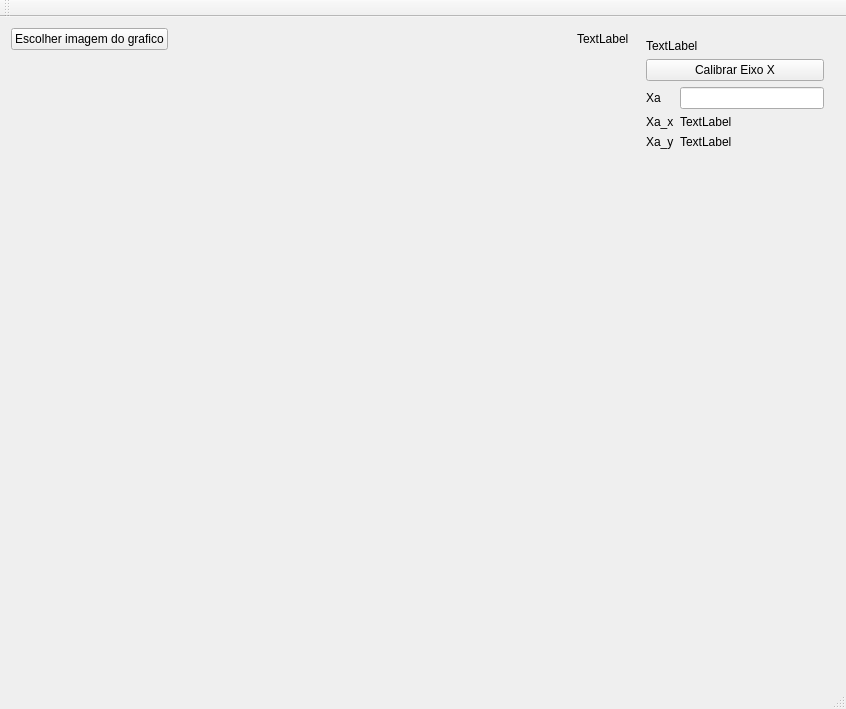
<?xml version="1.0" encoding="UTF-8"?>
<ui version="4.0">
 <class>MainWindow</class>
 <widget class="QMainWindow" name="MainWindow">
  <property name="geometry">
   <rect>
    <x>0</x>
    <y>0</y>
    <width>846</width>
    <height>709</height>
   </rect>
  </property>
  <property name="windowTitle">
   <string>MainWindow</string>
  </property>
  <widget class="QWidget" name="centralWidget">
   <layout class="QVBoxLayout" name="verticalLayout">
    <item>
     <layout class="QHBoxLayout" name="horizontalLayout">
      <item>
       <layout class="QGridLayout" name="gridLayout_2">
        <item row="0" column="0">
         <layout class="QGridLayout" name="gridLayout">
          <item row="0" column="1">
           <spacer name="horizontalSpacer">
            <property name="orientation">
             <enum>Qt::Horizontal</enum>
            </property>
            <property name="sizeHint" stdset="0">
             <size>
              <width>40</width>
              <height>20</height>
             </size>
            </property>
           </spacer>
          </item>
          <item row="0" column="0">
           <widget class="QPushButton" name="btOpenImage">
            <property name="text">
             <string>Escolher imagem do grafico</string>
            </property>
           </widget>
          </item>
          <item row="0" column="2">
           <widget class="QLabel" name="message">
            <property name="text">
             <string>TextLabel</string>
            </property>
           </widget>
          </item>
         </layout>
        </item>
        <item row="1" column="0">
         <widget class="QWidget" name="canvasWidget" native="true">
          <property name="sizePolicy">
           <sizepolicy hsizetype="Preferred" vsizetype="Expanding">
            <horstretch>0</horstretch>
            <verstretch>0</verstretch>
           </sizepolicy>
          </property>
          <layout class="QVBoxLayout" name="canvasGraph"/>
         </widget>
        </item>
       </layout>
      </item>
      <item>
       <widget class="QWidget" name="widget" native="true">
        <property name="minimumSize">
         <size>
          <width>200</width>
          <height>0</height>
         </size>
        </property>
        <property name="maximumSize">
         <size>
          <width>200</width>
          <height>16777215</height>
         </size>
        </property>
        <layout class="QVBoxLayout" name="verticalLayout_2">
         <item>
          <layout class="QGridLayout" name="gridLayout_3">
           <item row="1" column="0" colspan="2">
            <widget class="QPushButton" name="calibrateX">
             <property name="text">
              <string>Calibrar Eixo X</string>
             </property>
            </widget>
           </item>
           <item row="2" column="1">
            <widget class="QLineEdit" name="XaValue"/>
           </item>
           <item row="3" column="1">
            <widget class="QLabel" name="Xax">
             <property name="text">
              <string>TextLabel</string>
             </property>
            </widget>
           </item>
           <item row="3" column="0">
            <widget class="QLabel" name="label_3">
             <property name="text">
              <string>Xa_x</string>
             </property>
            </widget>
           </item>
           <item row="2" column="0">
            <widget class="QLabel" name="label_2">
             <property name="text">
              <string>Xa</string>
             </property>
            </widget>
           </item>
           <item row="4" column="1">
            <widget class="QLabel" name="Xay">
             <property name="text">
              <string>TextLabel</string>
             </property>
            </widget>
           </item>
           <item row="0" column="0" colspan="2">
            <widget class="QLabel" name="status">
             <property name="text">
              <string>TextLabel</string>
             </property>
            </widget>
           </item>
           <item row="4" column="0">
            <widget class="QLabel" name="label_6">
             <property name="text">
              <string>Xa_y</string>
             </property>
            </widget>
           </item>
          </layout>
         </item>
         <item>
          <spacer name="verticalSpacer">
           <property name="orientation">
            <enum>Qt::Vertical</enum>
           </property>
           <property name="sizeHint" stdset="0">
            <size>
             <width>20</width>
             <height>501</height>
            </size>
           </property>
          </spacer>
         </item>
        </layout>
       </widget>
      </item>
     </layout>
    </item>
   </layout>
  </widget>
  <widget class="QMenuBar" name="menuBar">
   <property name="geometry">
    <rect>
     <x>0</x>
     <y>0</y>
     <width>846</width>
     <height>23</height>
    </rect>
   </property>
  </widget>
  <widget class="QToolBar" name="mainToolBar">
   <attribute name="toolBarArea">
    <enum>TopToolBarArea</enum>
   </attribute>
   <attribute name="toolBarBreak">
    <bool>false</bool>
   </attribute>
  </widget>
  <widget class="QStatusBar" name="statusBar"/>
 </widget>
 <layoutdefault spacing="6" margin="11"/>
 <resources/>
 <connections/>
</ui>
